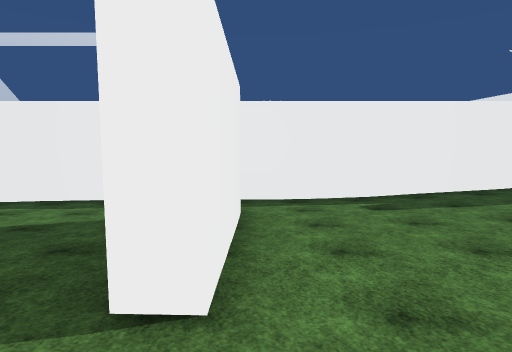
[1] (above)

23 first-person views from a walk through a Unity game level. The camera is 1.5 m above the floor, tilts 6° down and sees 75° across. The floor is counted in squares, 2 m on a side. Each view is taken from the middle of a square. On the plan, view 1 faces up. The plan holds only what a view shows up to about 11 squares ahead; the rest is blank. The place goes on beyond the plan. The player character is not drawn. Surface patterns are stand-ins for the level's own textures.

[2]
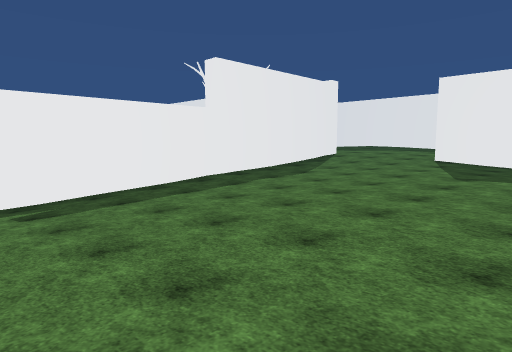

[3]
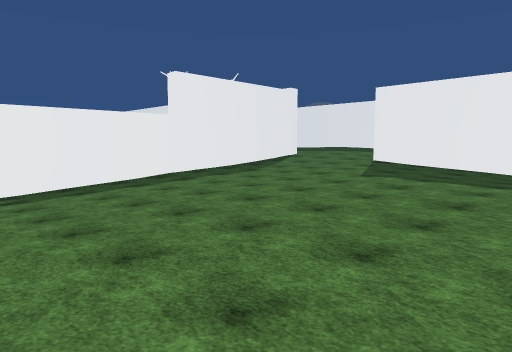

[4]
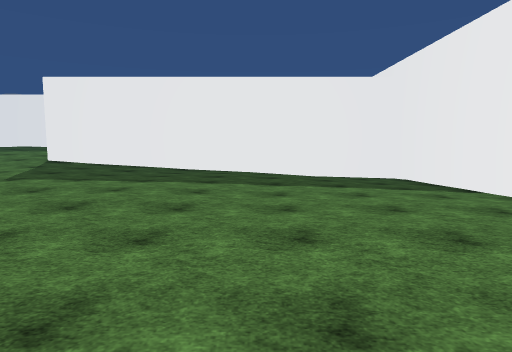

[5]
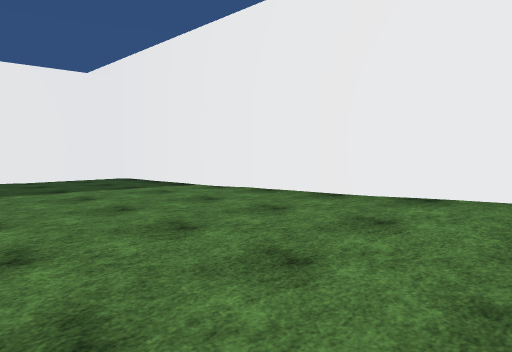

[6]
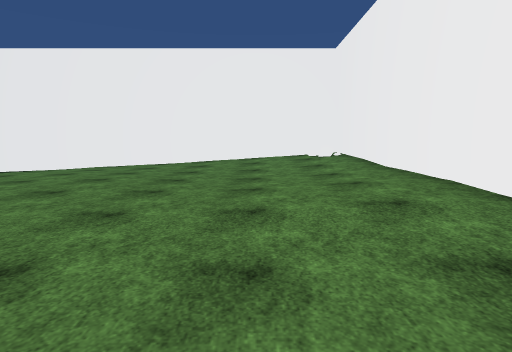

[7]
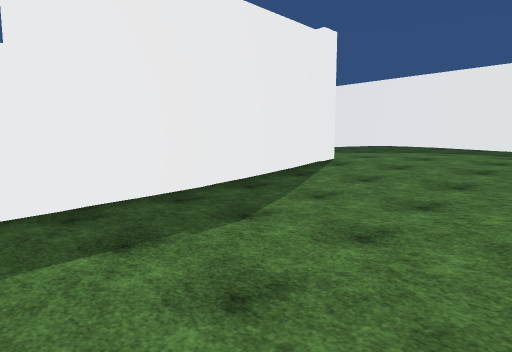

[8]
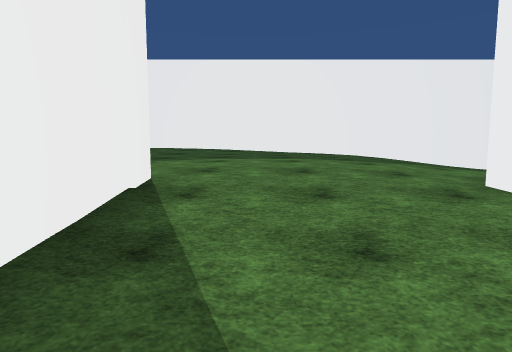

[9]
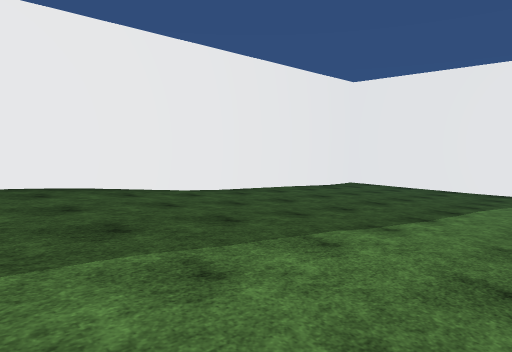

[10]
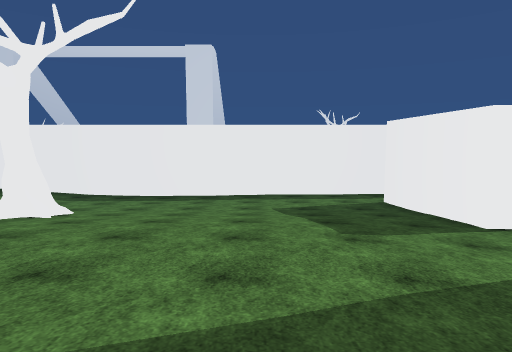

[11]
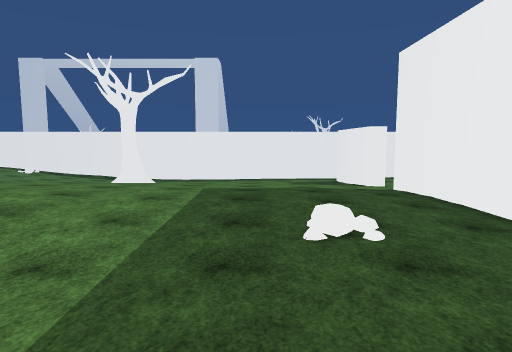

[12]
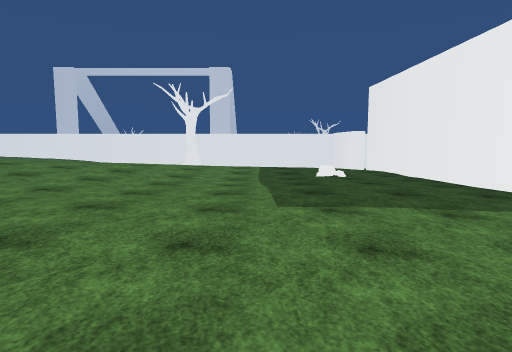

[13]
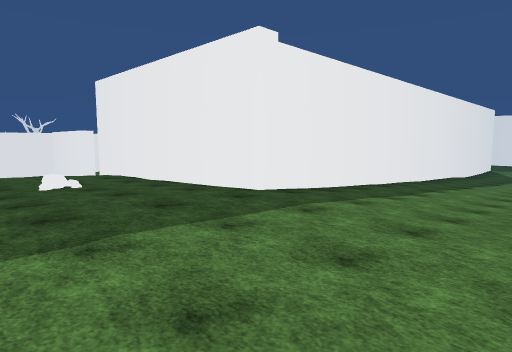

[14]
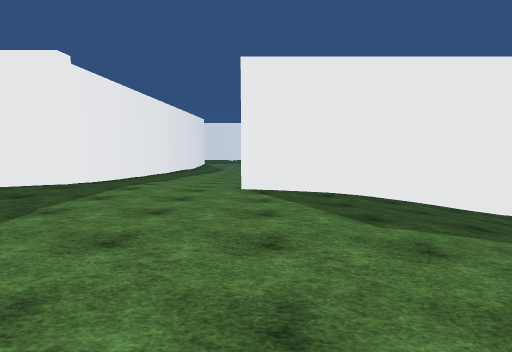

[15]
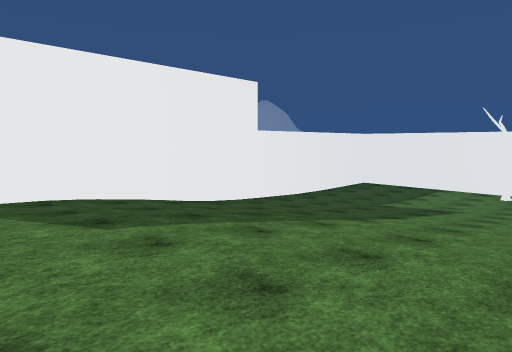

[16]
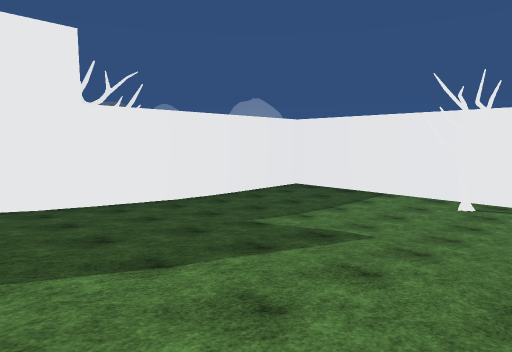

[17]
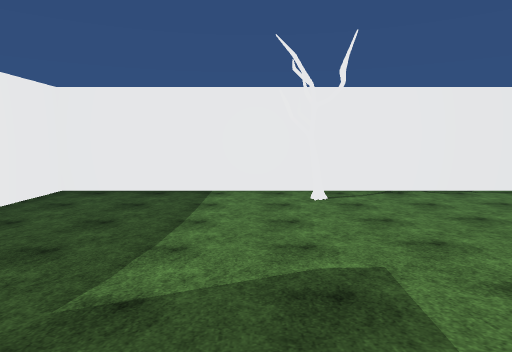

[18]
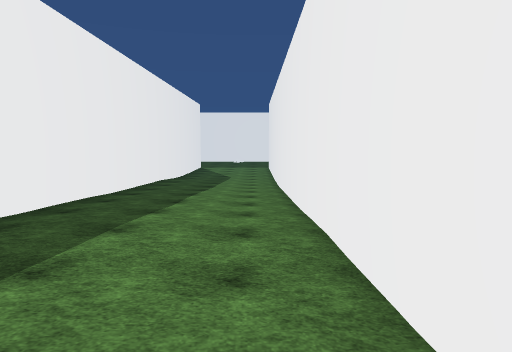

[19]
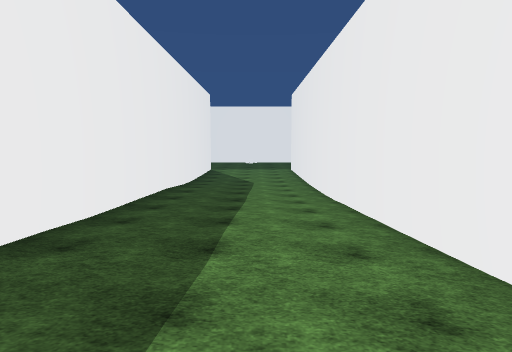

[20]
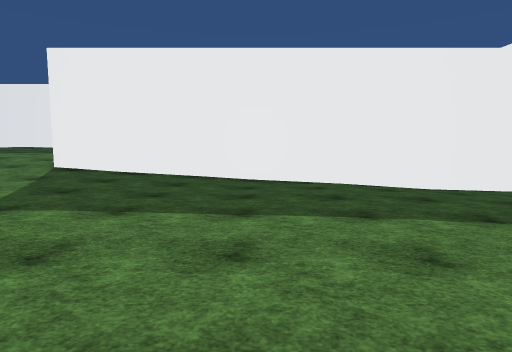

[21]
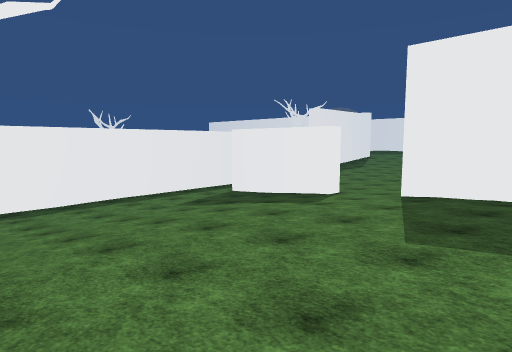

[22]
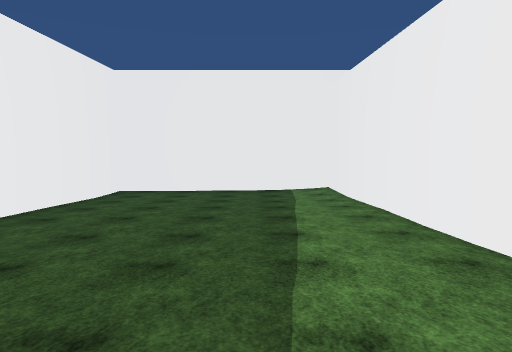

[23]
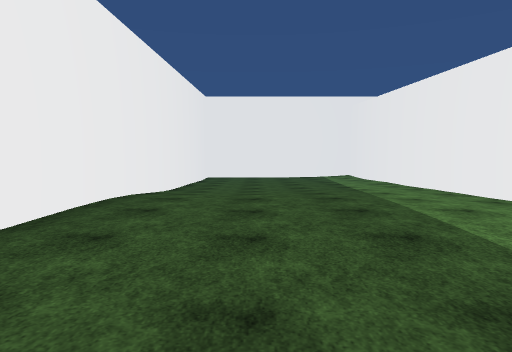

### Floor plan
Key: @ floor where view 1 was taken; # wall or solid block; . main floor; : floor 0.25 m higher than the main floor; - floor 0.25 m lower than the main floor; + floor 0.5 m higher than the main floor; _ floor 0.5 m lower than the main floor; * floor 0.75 m higher than the main floor; < floor 0.75 m lower than the main floor; % floor 1 m higher than the main floor; ( floor 1 m lower than the main floor; & floor 1.25 m higher than the main floor; / step, stairs or slope; T tree; O other object.
Columns run from 8 left of view 1 to 20 right of it. Each row starts with its distance up from view 1.
  8 ##################### ***%%%#
  7 ((((<<<<<<<__--...///*****%%#
  6 <///<<<<<//__--...://******%#
  5 /////___#__----...////******#
  4 _/////_/#-----....:/++******#
  3 T///////#---.....:::+#//*+/*#
  2 ////////#//.....:::::#//////#
  1 ////////./.....::::::#//////#
  0 ////////@:.....::....#//////#
 -1 ///////+#::...:::....#//--//#
 -2 //%%/**+#:::........-#//--//#
 -3 //%%%%**#::.:......--#//////#
 -4 &/%%%%**#/:::......-_#//////#
 -5 &/%%%%**#/::.....---_#</////#
 -6 &/%%%%%*#+/::...---__#<<<<<(#
 -7 &%%%%%%%#####################
 -8 &%%%%%%%//+:/../--__/<(
 -9 &&&&%%%%//++/..//___/<(
-10 &&&&&%%*//+::/.-//_<<((
-11  &&&&%%///::://///<<<((
-12 &&&&%%/*###############
-13 /&&%%//*#
-14 ////////#
-15 ////////#
-16 ////////#
-17 ////////#
-18  ///////#
-19 ///////<#
-20 ///////<#
-21 /////<((#   OO
-22 //<<((((#    O
-23 <(((((((#
-24 ((((((((#
-25 ((T(((((#
-26 #########

Where each view was taken, in squares from view 1:
view 1: 0 up, 0 right, facing up
view 2: 0 up, 1 right, facing up-right
view 3: 2 down, 1 right, facing up-right
view 4: 3 down, 2 right, facing right
view 5: 3 down, 2 right, facing down-right
view 6: 2 up, 2 right, facing down
view 7: 3 up, 6 right, facing up-right
view 8: 6 up, 9 right, facing right
view 9: 4 up, 13 right, facing down-right
view 10: 3 down, 4 left, facing up
view 11: 8 down, 4 left, facing up
view 12: 13 down, 5 left, facing up
view 13: 12 down, 5 left, facing up-right
view 14: 12 down, 8 left, facing right
view 15: 12 down, 8 left, facing down-right
view 16: 17 down, 8 left, facing down-right
view 17: 19 down, 5 left, facing down
view 18: 11 down, 0 right, facing right
view 19: 10 down, 3 right, facing right
view 20: 1 down, 5 right, facing right
view 21: 3 down, 8 left, facing up-right
view 22: 3 up, 15 right, facing down
view 23: 8 up, 17 right, facing down
